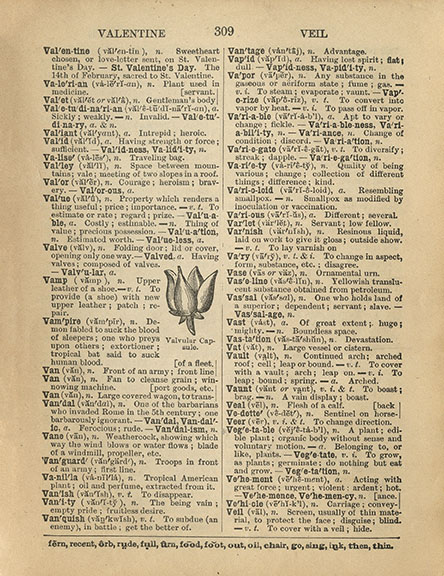
#> input picture FPC_Bai01/anh/book.jpg, 444 x 576 px, found by its file name
$ python 6lay_nguong.py
#> lines starting #> are read from the running program, lines starting #| are printed output that depends on the picture; after the words box and inside, x2 and y2 are one past the last pixel; in counts of white or black regions, pixels touching at a corner belong together
import cv2
import imutils

#Lệnh đọc ảnh: cv2.imread
anh_doc_tu_file = cv2.imread("anh\\book.jpg",cv2.IMREAD_GRAYSCALE)
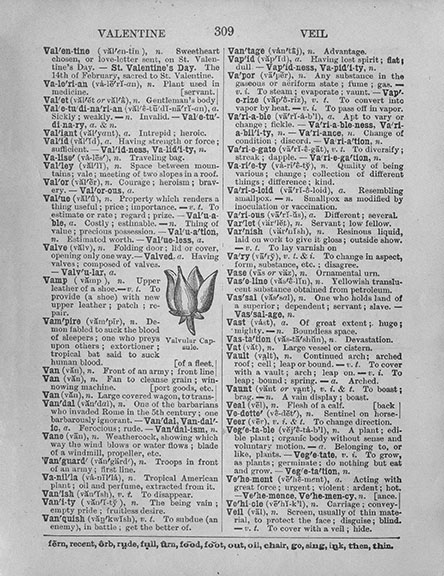
#> anh_doc_tu_file: shape (576, 444); min 0, max 255, mean 181


# Show ảnh:
cv2.imshow("Rose",anh_doc_tu_file)

# #Lấy ngưỡng
# nguong = 127
max = 255
# ketqua, anh_da_loc_nguong = cv2.threshold(anh_doc_tu_file,nguong,255,cv2.THRESH_BINARY)

#Lấy ngưỡng bằng adaptive
anh_da_loc_nguong = cv2.adaptiveThreshold(anh_doc_tu_file,max,cv2.ADAPTIVE_THRESH_MEAN_C,cv2.THRESH_BINARY,199,25)
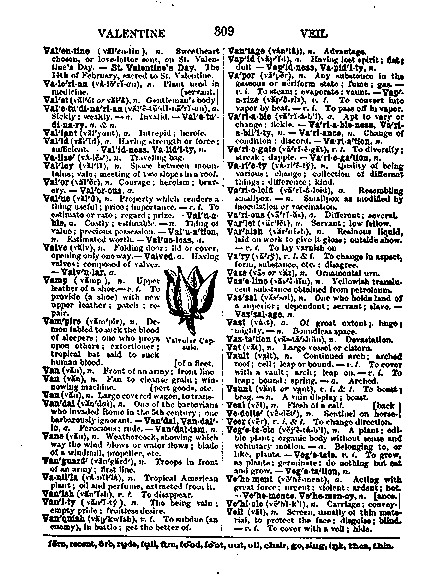
#> anh_da_loc_nguong: shape (576, 444); 80.7% white; black in thin lines or dots, all inside (x1, y1, x2, y2) = (21, 1, 404, 574)

cv2.imshow("Rose da loc nguong",anh_da_loc_nguong)
cv2.waitKey()
cv2.destroyAllWindows()
